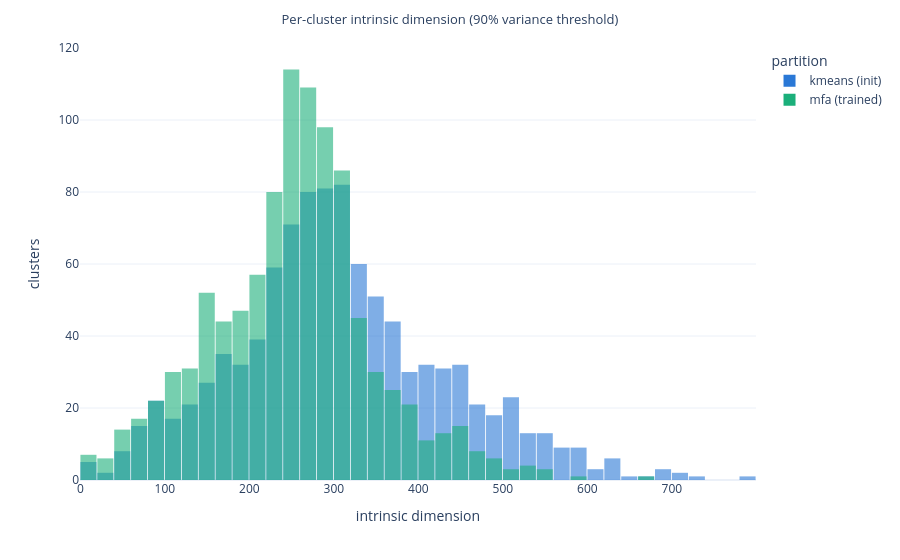

Here is the notebook cell this chart was saved with:
### Markdown cell above
## 4. Intrinsic Dimension: Init Clusters vs MFA Clusters

**Experiment.** For each partition, `dalg-run-metrics intrinsic-dim` sampled up
to `max_samples` activations per cluster *according to that partition's own
assignments*, ran PCA on the centered samples, and recorded the number of
principal directions needed to reach the variance threshold (typically 90%) of
within-cluster variance. So each file characterizes the local geometry of its
own partition:

- **k-means IDs** describe the Voronoi regions around the init centroids;
- **MFA IDs** describe the regions after training reshaped the boundaries.

We compare (a) the two per-cluster ID **distributions**, and (b) the
**per-cluster change** `ΔID_k = ID_mfa[k] − ID_km[k]` under the identity
correspondence — including whether clusters whose *membership* changed most
(low Jaccard, Section 2) are also the ones whose *dimensionality* changed most.

Clusters with `intrinsic_dim == 0` were skipped by the metric (population below
`min_population`) and are masked out of per-cluster comparisons.

### Code cell
if not HAVE_IDS:
    display(Markdown("**Skipped:** missing one or both intrinsic-dim artifacts."))
else:
    id_km_obj = torch.load(KMEANS_ID_PATH, map_location="cpu")
    id_mfa_obj = torch.load(MFA_ID_PATH, map_location="cpu")

    assert int(id_km_obj["K"]) == int(id_mfa_obj["K"]) == K, (id_km_obj["K"], id_mfa_obj["K"], K)
    assert id_km_obj["variance_threshold"] == id_mfa_obj["variance_threshold"], (
        id_km_obj["variance_threshold"],
        id_mfa_obj["variance_threshold"],
    )
    VAR_THRESHOLD = float(id_km_obj["variance_threshold"])

    id_km = id_km_obj["intrinsic_dims"].to(torch.long).numpy()
    id_mfa = id_mfa_obj["intrinsic_dims"].to(torch.long).numpy()
    valid = (id_km > 0) & (id_mfa > 0)
    print(
        f"variance threshold: {VAR_THRESHOLD}, "
        f"model_kind: kmeans={id_km_obj.get('model_kind')}, mfa={id_mfa_obj.get('model_kind')}"
    )
    print(f"clusters with valid ID in both: {int(valid.sum())}/{K}")

    id_summary = pd.DataFrame(
        [
            {
                "partition": name,
                "mean": vals.mean(),
                "median": np.median(vals),
                "p10": np.quantile(vals, 0.1),
                "p90": np.quantile(vals, 0.9),
                "min": vals.min(),
                "max": vals.max(),
            }
            for name, vals in [("kmeans (init)", id_km[valid]), ("mfa (trained)", id_mfa[valid])]
        ]
    )
    display(id_summary)

    if px is not None:
        id_long = pd.DataFrame(
            {
                "intrinsic_dim": np.concatenate([id_km[valid], id_mfa[valid]]),
                "partition": ["kmeans (init)"] * int(valid.sum()) + ["mfa (trained)"] * int(valid.sum()),
            }
        )
        fig = px.histogram(
            id_long,
            x="intrinsic_dim",
            color="partition",
            nbins=60,
            barmode="overlay",
            opacity=0.6,
            title=f"Per-cluster intrinsic dimension ({VAR_THRESHOLD:.0%} variance threshold)",
            color_discrete_map={"kmeans (init)": COLOR_KMEANS, "mfa (trained)": COLOR_MFA},
            template=PLOT_TEMPLATE,
        )
        fig.update_layout(xaxis_title="intrinsic dimension", yaxis_title="clusters", bargap=0.05)
        save_fig(fig, "intrinsic_dim_hist")
        fig.show()

### Figure 1 — Plotly figure (JSON) as saved in the notebook; plotly's stock layout.template omitted (floating-point values rounded to 4 significant figures; data arrays with more than 128 entries replaced by an {"elided": "..."} marker saying what was removed)
{"data": [{"bingroup": "x", "hovertemplate": "partition=kmeans (init)<br>intrinsic_dim=%{x}<br>count=%{y}<extra></extra>", "legendgroup": "kmeans (init)", "marker": {"color": "#2a78d6", "opacity": 0.6, "pattern": {"shape": ""}}, "name": "kmeans (init)", "nbinsx": 60, "orientation": "v", "showlegend": true, "type": "histogram", "x": {"elided": "1000 int values"}, "xaxis": "x", "yaxis": "y"}, {"bingroup": "x", "hovertemplate": "partition=mfa (trained)<br>intrinsic_dim=%{x}<br>count=%{y}<extra></extra>", "legendgroup": "mfa (trained)", "marker": {"color": "#1baf7a", "opacity": 0.6, "pattern": {"shape": ""}}, "name": "mfa (trained)", "nbinsx": 60, "orientation": "v", "showlegend": true, "type": "histogram", "x": {"elided": "1000 int values"}, "xaxis": "x", "yaxis": "y"}], "layout": {"bargap": 0.05, "barmode": "overlay", "legend": {"title": {"text": "partition"}, "tracegroupgap": 0}, "margin": {"t": 48}, "title": {"font": {"size": 13}, "text": "Per-cluster intrinsic dimension (90% variance threshold)", "x": 0.5}, "xaxis": {"anchor": "y", "domain": [0, 1], "title": {"text": "intrinsic dimension"}}, "yaxis": {"anchor": "x", "domain": [0, 1], "title": {"text": "clusters"}}}}
